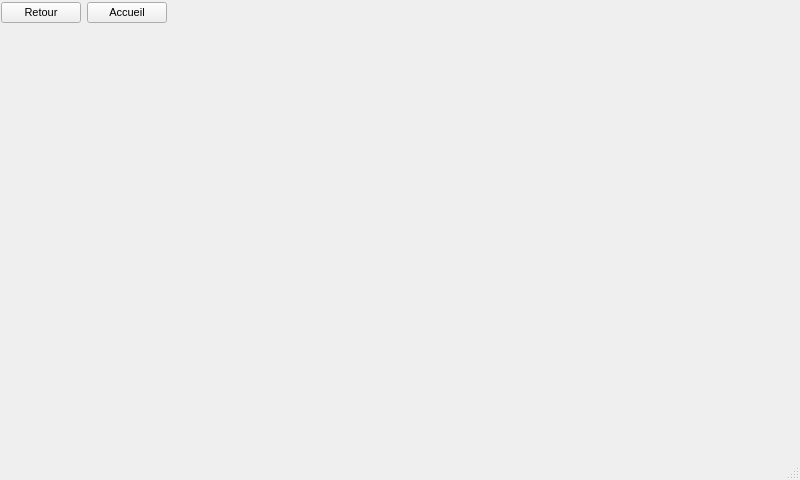
<?xml version="1.0" encoding="UTF-8"?>
<ui version="4.0">
 <class>MainWindow</class>
 <widget class="QMainWindow" name="MainWindow">
  <property name="geometry">
   <rect>
    <x>0</x>
    <y>0</y>
    <width>800</width>
    <height>480</height>
   </rect>
  </property>
  <property name="minimumSize">
   <size>
    <width>800</width>
    <height>480</height>
   </size>
  </property>
  <property name="maximumSize">
   <size>
    <width>800</width>
    <height>496</height>
   </size>
  </property>
  <property name="windowTitle">
   <string>MainWindow</string>
  </property>
  <property name="styleSheet">
   <string notr="true"/>
  </property>
  <widget class="QWidget" name="centralwidget">
   <property name="sizePolicy">
    <sizepolicy hsizetype="Preferred" vsizetype="Fixed">
     <horstretch>0</horstretch>
     <verstretch>0</verstretch>
    </sizepolicy>
   </property>
   <widget class="QWidget" name="verticalLayoutWidget">
    <property name="geometry">
     <rect>
      <x>1</x>
      <y>2</y>
      <width>976</width>
      <height>553</height>
     </rect>
    </property>
    <layout class="QVBoxLayout" name="verticalLayout">
     <item>
      <layout class="QHBoxLayout" name="horizontalLayout">
       <item>
        <widget class="QPushButton" name="backPB">
         <property name="sizePolicy">
          <sizepolicy hsizetype="Minimum" vsizetype="Fixed">
           <horstretch>0</horstretch>
           <verstretch>0</verstretch>
          </sizepolicy>
         </property>
         <property name="font">
          <font>
           <pointsize>8</pointsize>
          </font>
         </property>
         <property name="text">
          <string>Retour</string>
         </property>
        </widget>
       </item>
       <item>
        <widget class="QPushButton" name="homePB">
         <property name="sizePolicy">
          <sizepolicy hsizetype="Minimum" vsizetype="Fixed">
           <horstretch>0</horstretch>
           <verstretch>0</verstretch>
          </sizepolicy>
         </property>
         <property name="font">
          <font>
           <pointsize>8</pointsize>
          </font>
         </property>
         <property name="text">
          <string>Accueil</string>
         </property>
        </widget>
       </item>
       <item>
        <spacer name="Spacer">
         <property name="orientation">
          <enum>Qt::Horizontal</enum>
         </property>
         <property name="sizeHint" stdset="0">
          <size>
           <width>20</width>
           <height>20</height>
          </size>
         </property>
        </spacer>
       </item>
      </layout>
     </item>
     <item>
      <widget class="QStackedWidget" name="stackedWidget">
       <property name="enabled">
        <bool>true</bool>
       </property>
       <property name="sizePolicy">
        <sizepolicy hsizetype="Preferred" vsizetype="Fixed">
         <horstretch>0</horstretch>
         <verstretch>0</verstretch>
        </sizepolicy>
       </property>
       <property name="minimumSize">
        <size>
         <width>800</width>
         <height>420</height>
        </size>
       </property>
       <property name="maximumSize">
        <size>
         <width>800</width>
         <height>420</height>
        </size>
       </property>
       <property name="frameShape">
        <enum>QFrame::NoFrame</enum>
       </property>
       <property name="currentIndex">
        <number>-1</number>
       </property>
      </widget>
     </item>
     <item>
      <spacer name="verticalSpacer">
       <property name="orientation">
        <enum>Qt::Vertical</enum>
       </property>
       <property name="sizeHint" stdset="0">
        <size>
         <width>20</width>
         <height>40</height>
        </size>
       </property>
      </spacer>
     </item>
    </layout>
   </widget>
  </widget>
  <widget class="QStatusBar" name="statusbar">
   <property name="minimumSize">
    <size>
     <width>0</width>
     <height>0</height>
    </size>
   </property>
   <property name="maximumSize">
    <size>
     <width>800</width>
     <height>20</height>
    </size>
   </property>
   <property name="autoFillBackground">
    <bool>false</bool>
   </property>
   <property name="styleSheet">
    <string notr="true"/>
   </property>
  </widget>
 </widget>
 <resources/>
 <connections/>
</ui>
